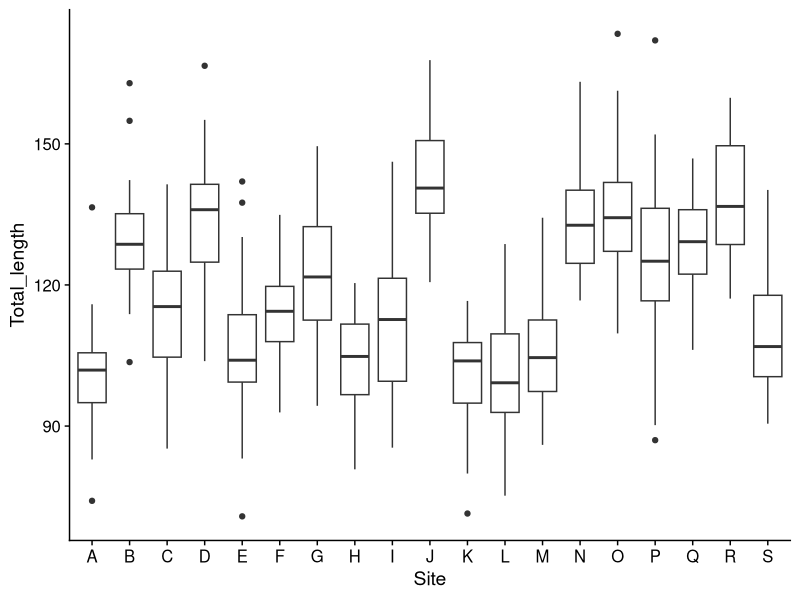
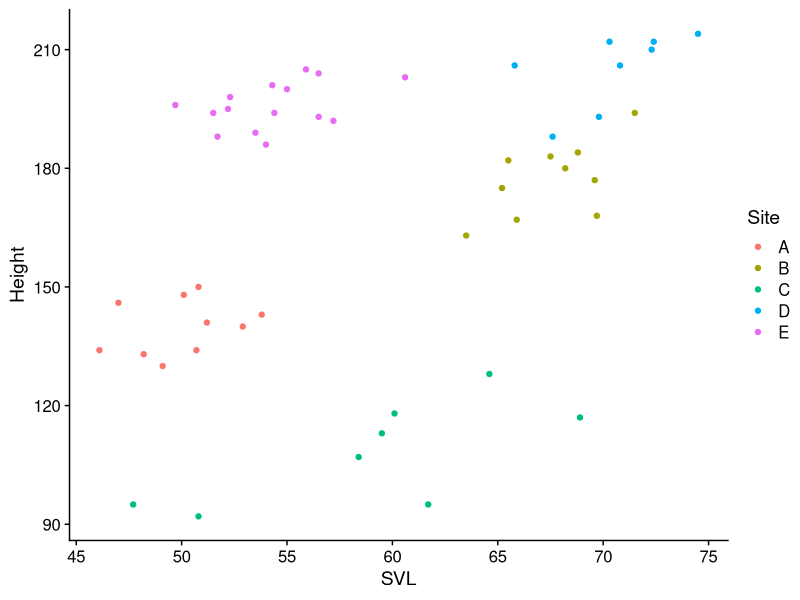

Write R code to recreate these figures, in order.
## ---- chunk 1
# This invisible block is a workaround for Travis CI not having the tidyverse meta-package; 
library(ggplot2)
library(dplyr)
library(readr)
library(tibble)
library(forcats)
library(cowplot)
theme_set(theme_cowplot())
lizards <- read_csv("example_data/anoles.csv") # See Appendix A if you don't have this data
# Capture View()
real_view = View
View = function(x,...) knitr::kable(head(x))
## ---- chunk 2
log(mean(sqrt(abs(-50:50))), base = 12)
## ---- chunk 3
-50:50 %>% abs() %>% sqrt() %>% 
  mean() %>% log(base = 12)
## ---- chunk 4
mutate(.data = lizards, total_length = SVL + Tail) %>% 
  View() # Use View to look at the results in RStudio
## ---- chunk 5
mutate(lizards, # generally, the .data argument is not named
       # All subsequent arguments refer to new columns
       total_length = SVL + Tail,
       rel_limb = Limb/SVL,
       log_total_length = log(total_length),
       # You can also change an existing column by saving something to its name
       Color_morph = paste(Color_morph, "morph") # add "morph" after each color
       ) %>% View()
## ---- chunk 6
lizards_full = lizards %>% # It's also traditional to pipe the data argument in
  mutate(total_length = SVL + Tail,
         rel_limb = Limb/SVL,
         log_total_length = log(total_length)) 
## ---- chunk 7
lizards %>% 
  mutate(Total_length = SVL + Tail) %>% 
  ggplot(aes(x = Site, y = Total_length)) +
  geom_boxplot()
## ---- chunk 8
lizards %>% mutate(
  intercept = 1, # Add a constant
  row_number = 1:n() # the n() function tells you how many rows are 
    # in the current data frame (it only works in mutate & related functions)
) %>%  View()
## ---- chunk 9
lizards %>% 
  mutate(large = SVL > 60) %>% 
  View()
## ---- chunk 10
lizards %>%
  mutate(large = SVL > 60) %>% 
  filter(large) %>% 
  View()
## ---- chunk 11
lizards %>% filter(SVL > 60) %>% View()
## ---- chunk 12
c(1, 2) == c(2, 3) - 1
c(1, 2, 3) == c(1, 4, 9)
c(1, 2) == c(2, 1) # positions don't match
c(1, 2, 3, 4, 5) %in% c(1, 2) # for %in%, position only matters for the left argument
## ---- chunk 13
lizards %>% 
  filter(Color_morph == "Blue",
         Site %in% c("A", "B", "C", "D", "E")) %>% 
  ggplot(aes(x = SVL, y = Height, color = Site)) + geom_point()
